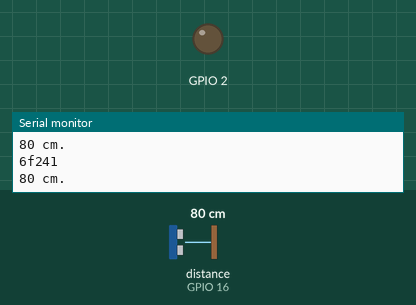
Recording of a sketch running on a simulated ESP8266 (Wemos D1 mini). Parts: output pins drawn as LEDs (lit = HIGH), the last lines printed to the serial monitor. Wiring (inferred from the names in the program): ultrasonic range finder: trigger GPIO 14; echo GPIO 16. Inputs (shaded band) come from the test bench; at power-on: distance to the obstacle (sensor on GPIO 16) 80 cm. The echo pulse lasts 58.3 µs per cm; WiFi joins after 1.5 s; servers stay silent unless stated; pins used as bus, display or sensor lines are not drawn.

Above: at 2.7 s.
2.8 s: distance to the obstacle (sensor on GPIO 16) set to 194 cm
4.7 s: distance to the obstacle (sensor on GPIO 16) set to 205 cm
At 6.7 s:
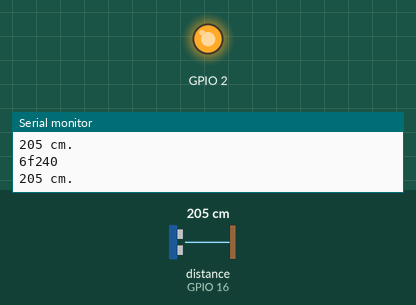
7.0 s: distance to the obstacle (sensor on GPIO 16) set to 2 cm
At 9.7 s:
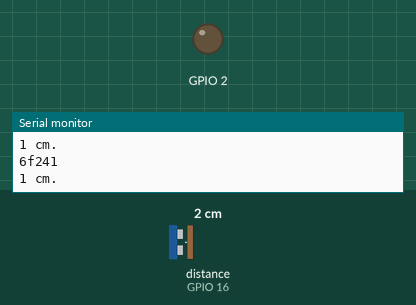
10.0 s: distance to the obstacle (sensor on GPIO 16) set to 250 cm
At 11.8 s:
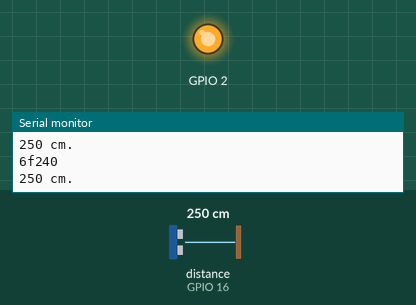
Timing chart, 0 to 13.0 s (numbered marks = the images above; inputs shaded):
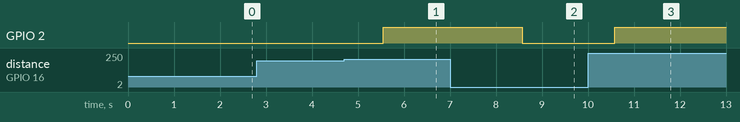

Measured:
- the behaviour switches between 199 and 200 cm on distance to the obstacle (sensor on GPIO 16) (found by bisection; images 0 and 1)
- after the input at 4.7 s, GPIO 2: LOW → HIGH after 0.85 s
- after the input at 7.0 s, GPIO 2: HIGH → LOW after 1.6 s
- after the input at 10.0 s, GPIO 2: LOW → HIGH after 0.58 s

The sketch:

wifi_wemos_mac_ultra.ino
```cpp
/*
  UDPSendReceive.pde:
  This sketch receives UDP message strings, prints them to the serial port
  and sends an "acknowledge" string back to the sender

  A Processing sketch is included at the end of file that can be used to send
  and received messages for testing with a computer.

  created 21 Aug 2010
  by Michael Margolis

  This code is in the public domain.

  adapted from Ethernet library examples
*/


#include <ESP8266WiFi.h>
#include <WiFiUdp.h>
//#include <Packetizer.h>

#ifndef STASSID
#define STASSID "Especial_MCHP"
//#define STASSID "LSEL"
#define STAPSK  "M15SEB304"
#endif

  #define trigPin 14
   #define echoPin 16

unsigned int localPort = 5000;      // local port to listen on

unsigned int state=0;

long distancia, distanciaprevia;

// buffers for receiving and sending data
char packetBuffer[UDP_TX_PACKET_MAX_SIZE]; //buffer to hold incoming packet,
char  ReplyBuffer[] = "acknowledged\r\n";       // a string to send back

byte mac[6];

WiFiUDP Udp;

//Packetizer::Packer packer;

void setup() {

  pinMode(trigPin, OUTPUT);
  pinMode(echoPin, INPUT);
  pinMode(2,OUTPUT);

  Serial.begin(115200);
  WiFi.mode(WIFI_STA);
  WiFi.begin(STASSID, STAPSK);
  while (WiFi.status() != WL_CONNECTED) {
    Serial.print('.');
    delay(500);
  }
  Serial.print("Connected! IP address: ");
  Serial.println(WiFi.localIP());
  Serial.printf("UDP server on port %d\n", localPort);
  WiFi.macAddress(mac);
  Serial.print("MAC: ");
  Serial.print(mac[5],HEX);
  Serial.print(mac[4],HEX);
  Serial.print(mac[3],HEX);
  Serial.print(mac[2],HEX);
  Serial.print(mac[1],HEX);
  Serial.println(mac[0],HEX);

  Udp.begin(localPort);
}

void loop() {
  char msg[10];
  sprintf(msg, "%0x%0x1\r\n", mac[1], mac[0]);

  long duracion;
  digitalWrite(trigPin, LOW);        // Nos aseguramos de que el trigger está desactivado
  delayMicroseconds(2);              // Para asegurarnos de que el trigger esta LOW
  digitalWrite(trigPin, HIGH);       // Activamos el pulso de salida
  delayMicroseconds(10);             // Esperamos 10µs. El pulso sigue active este tiempo
  digitalWrite(trigPin, LOW);        // Cortamos el pulso y a esperar el echo
  duracion = pulseIn(echoPin, HIGH) ;
  distanciaprevia=distancia;
  distancia = duracion / 2 / 29.1  ;
  Serial.println(String(distancia) + " cm.") ;
  int Limite = 200 ;

  if (distancia<Limite && distanciaprevia<Limite && state==0){
    state=1;
    digitalWrite(2,LOW);
    //packer << mac[0] << mac[1] << 1 << Packetizer::endp();
    //Serial.write(packer.data(), packer.size());;
    msg[4] = '1';
    Udp.beginPacket("172.16.3.42", 5000); //direccion depende del ordenador
    Udp.write(msg);
    Serial.write(msg);
    Udp.endPacket();
  }
  else if (!(distancia<Limite && distanciaprevia<Limite) && state==1){
    state=0;
    digitalWrite(2,HIGH);
    Udp.beginPacket("172.16.3.42", 5000); //direccion depende del ordenador
    msg[4] = '0';
    Udp.write(msg);
    Serial.write(msg);
    Udp.endPacket();
  }
  delay(1000);
}

/*
  test (shell/netcat):
  --------------------
    nc -u 192.168.esp.address 8888
*/
```
